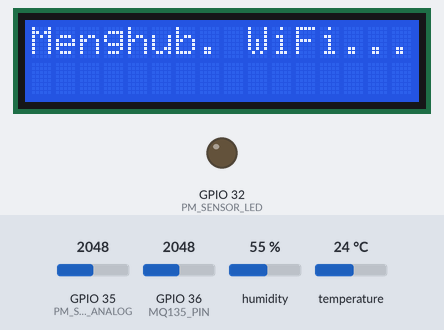
A sketch run on a simulated ESP32. On the bench: 16×2 character LCD, output pins drawn as LEDs (lit = HIGH). Inputs (shaded band) come from the test bench; at power-on: GPIO 35 (PM_SENSOR_ANALOG) = 2048, GPIO 36 (MQ135_PIN) = 2048, humidity 55 %, temperature 24 °C. WiFi joins after 1.5 s; servers stay silent unless stated; uploads are accepted with an empty reply; what the sketch prints to the serial monitor is not drawn.

Above: at 0.1 s.
At 3.0 s:
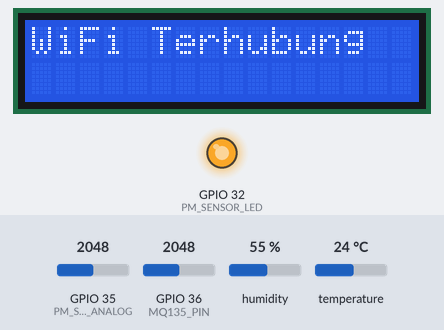
At 20.1 s:
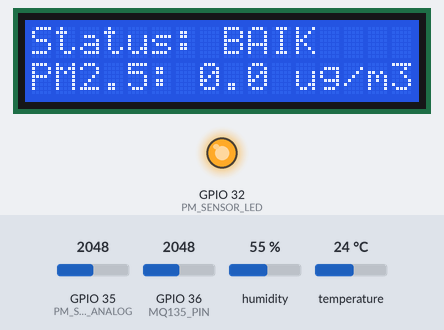
At 35.2 s:
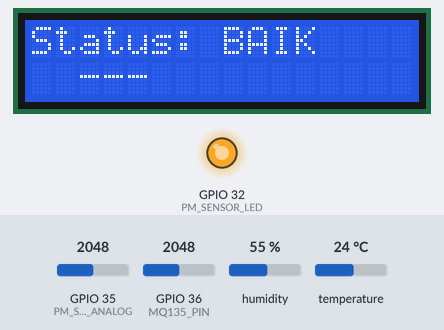
Timing chart, 0 to 36.7 s (numbered marks = the images above):
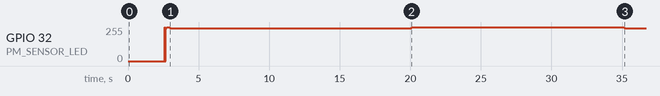

Measured:
- by itself, GPIO 32 (PM_SENSOR_LED): 0/255 → 247/255 at 2.6 s, → 255/255 0.14 s later, → 244/255 0.23 s later, → 255/255 17.1 s later, … (5 changes in this stretch)
- what the display in image 1 shows lasts 18.5 s, from 1.6 s to 20.1 s
- what the display in image 2 shows lasts 5.0 s, from 20.1 s to 25.1 s

The sketch:

Kode_Program_Skripsi_adapenjelasannya.ino
```cpp
// Deklarasi Library
// Bagian ini berisi 'include' untuk pustaka-pustaka eksternal yang diperlukan sistem.
// Pustaka ini memungkinkan fungsi seperti konektivitas WiFi, komunikasi HTTP,
// pembacaan sensor, kontrol LCD I2C, dan operasi matematika.
#include <WiFi.h>
#include <HTTPClient.h>
#include <DHT.h>
#include <Wire.h>
#include <LiquidCrystal_I2C.h>
#include <math.h>

// Konfigurasi Perangkat Keras
// Blok ini mendefinisikan pin-pin GPIO ESP32 yang terhubung ke masing-masing sensor
// dan LCD, serta membuat objek untuk interaksi dengan komponen-komponen tersebut.
#define DHTPIN 4              // Pin untuk sensor DHT22 (suhu & kelembaban)
#define DHTTYPE DHT22         // Tipe sensor DHT yang digunakan
DHT dht(DHTPIN, DHTTYPE);     // Objek untuk sensor DHT

#define MQ135_PIN 36          // Pin analog untuk sensor gas MQ-135
#define PM_SENSOR_LED 32      // Pin digital untuk mengontrol LED IR pada sensor PM2.5
#define PM_SENSOR_ANALOG 35   // Pin analog untuk membaca output dari sensor PM2.5
LiquidCrystal_I2C lcd(0x27, 16, 2); // Objek untuk LCD I2C (alamat 0x27, 16 kolom, 2 baris)

// NILAI INI HASIL KALIBRASI YANG STABIL
// Konstanta kalibrasi untuk sensor MQ-135 dan PM2.5.
// Nilai-nilai ini digunakan untuk mengonversi pembacaan sensor mentah
// menjadi satuan yang bermakna (PPM untuk gas, µg/m³ untuk PM2.5).
const float RZERO = 20.35;        // Resistansi sensor MQ-135 di udara bersih
const float RLOAD = 10.0;         // Resistansi beban seri untuk MQ-135
const float PARA = 116.6020682;   // Konstanta A dalam rumus konversi PPM (MQ-135)
const float PARB = 2.769034857;   // Konstanta B dalam rumus konversi PPM (MQ-135)
// --------------------------------------------------------

// --- Konfigurasi Jaringan & Server ---
// Blok ini berisi kredensial jaringan Wi-Fi dan alamat server tujuan
// tempat data akan dikirimkan.
const char* ssid = "LANTAI 2";                      // Nama jaringan Wi-Fi
const char* password = "bentardiliatdulu";          // Kata sandi jaringan Wi-Fi
const char* serverName = "http://192.168.20.123/project_skripsi/simpan_data.php"; // URL server penerima data

// --- Variabel untuk Timer Pengiriman Data ---
// Mengatur interval waktu non-blocking untuk pengiriman data ke server.
const long intervalKirim = 180000; // Data dikirim setiap 3 menit (180.000 ms)
unsigned long waktuKirimTerakhir = 0; // Menyimpan waktu pengiriman terakhir

// --- Variabel untuk Timer Tampilan LCD ---
// Mengatur interval waktu non-blocking untuk pergantian mode tampilan pada LCD.
const long intervalTampilLCD = 20000; // Tampilan LCD berganti mode setiap 20 detik
unsigned long waktuTampilTerakhir = 0; // Menyimpan waktu tampilan LCD terakhir

// --- Variabel untuk Timer Update Status & Rekomendasi ---
// Mengatur interval waktu non-blocking untuk perhitungan dan stabilisasi
// nilai Status ISPU dan Rekomendasi yang akan ditampilkan/dikirim.
const long intervalUpdateStatusRekomendasi = 30000; // Status dihitung ulang setiap 30 detik
unsigned long waktuUpdateStatusRekomendasiTerakhir = 0; // Waktu update status terakhir
float pm25_terakhir_untuk_status = 0; // Nilai PM2.5 stabil untuk status
String statusIspu_terakhir = "BAIK"; // Status ISPU yang stabil
String rekomendasi_terakhir = ""; // Rekomendasi yang stabil

// --- Fungsi-fungsi Bantu (Helper) ---

// Fungsi untuk menghitung PPM (Parts Per Million) dari sensor MQ-135.
// Membaca nilai analog, mengonversi ke tegangan, menghitung resistansi sensor (Rs),
// rasio resistansi (Rs/R0), lalu mengonversi ke PPM menggunakan rumus pangkat.
float getMq135PPM() {
  int adc_val = analogRead(MQ135_PIN);
  float v_out = (float)adc_val * (3.3 / 4095.0);
  if (v_out < 0.01) return 0; // Pengaman untuk menghindari pembagian dengan nol
  float Rs = ((3.3 * RLOAD) / v_out) - RLOAD;
  if (Rs < 0) Rs = 0; // Pastikan Rs tidak negatif
  float ratio = Rs / RZERO;
  if (ratio <= 0) return 0; // Pengaman
  float ppm = PARA * pow(ratio, -PARB); // Menggunakan fungsi pow() dari math.h
  return ppm;
}

// Fungsi konversi nilai float ke String dengan jumlah desimal tertentu.
String floatToString(float val, int dec) {
  char b[20];
  dtostrf(val, 1, dec, b);
  return String(b);
}

// --- Fungsi untuk membaca nilai PM2.5 dari sensor GP2Y1010AU0F (Dengan Smoothing Filter) ---
// Fungsi ini membaca nilai dari sensor PM2.5, melakukan averaging (smoothing)
// dari beberapa sampel untuk menstabilkan data, dan mengonversinya menjadi
// konsentrasi PM2.5 dalam µg/m³.
float bacaPM25() {
  const int NUM_SAMPLES = 10; // Jumlah sampel untuk dirata-ratakan
  float sum_volt = 0;

  for (int i = 0; i < NUM_SAMPLES; i++) {
    digitalWrite(PM_SENSOR_LED, LOW); // Nyalakan LED IR sensor
    delayMicroseconds(280);
    int val = analogRead(PM_SENSOR_ANALOG); // Baca nilai analog
    delayMicroseconds(40);
    digitalWrite(PM_SENSOR_LED, HIGH); // Matikan LED IR
    delayMicroseconds(9680); // Total siklus pembacaan 10ms
    sum_volt += (float)val * (3.3 / 4095.0); // Konversi ke tegangan dan jumlahkan
  }
  float volt = sum_volt / NUM_SAMPLES; // Rata-ratakan tegangan dari N sampel

  // Debugging: Cetak nilai rata-rata Volt PM2.5
  Serial.println("DEBUG bacaPM25() - Avg Volt: " + String(volt, 3) + "V");

  const float V_NO_DUST = 0.25;     // DIKOREKSI: Tegangan ambang batas untuk PM2.5 dianggap 0 (kalibrasi)
  const float SENSITIVITY = 0.005; // Sensitivitas sensor dalam V/(µg/m³)

  float pm25_density = 0; // Inisialisasi density PM2.5

  if (volt > V_NO_DUST) {
    pm25_density = (volt - V_NO_DUST) / SENSITIVITY;
  }

  // Filter opsional untuk nilai PM2.5 yang sangat kecil
  if (pm25_density < 0.1 && pm25_density > 0) {
    pm25_density = 0.1;
  }
  if (pm25_density < 0) {
    pm25_density = 0;
  }

  return pm25_density; // Mengembalikan nilai PM2.5 dalam µg/m³
}

// Fungsi untuk mendapatkan Status ISPU (Indeks Standar Pencemar Udara)
// berdasarkan nilai PM2.5, sesuai PermenLHK No. 14 Tahun 2020.
String getStatusIspu(float pm25) {
  if (pm25 <= 15.4) return "BAIK";
  if (pm25 <= 55.4) return "SEDANG";
  if (pm25 <= 150.4) return "TIDAK SEHAT";
  if (pm25 <= 250.4) return "SANGAT_TDK_SEHAT";
  return "BERBAHAYA";
}

// Fungsi untuk mendapatkan pesan rekomendasi berdasarkan suhu, kelembaban, dan konsentrasi gas.
// Pesan ini melengkapi informasi Status ISPU dan memberikan saran kontekstual.
String getRekomendasi(float temperature, float humidity, float gas_ppm) {
  String suhu_text, lembab_text, gas_text;

  // Kondisi untuk Suhu
  if (temperature >= 34) { suhu_text = "Suhu panas (" + String(temperature, 1) + "C). "; }
  else if (temperature < 23) { suhu_text = "Suhu sejuk (" + String(temperature, 1) + "C). "; }
  else { suhu_text = "Suhu nyaman (" + String(temperature, 1) + "C). "; }

  // Kondisi untuk Kelembaban
  if (humidity >= 90) { lembab_text = "Kelembapan tinggi (" + String(humidity, 0) + "%)."; }
  else if (humidity <= 35) { lembab_text = "Kelembapan rendah (" + String(humidity, 0) + "%)."; }
  else { lembab_text = "Kelembapan ideal (" + String(humidity, 0) + "%)."; }

  // Kondisi untuk Gas (menampilkan nilainya juga)
  if (gas_ppm >= 800) {
    gas_text = " Terdeteksi gas asing/sirkulasi buruk (" + String(gas_ppm, 0) + " PPM).";
  } else {
    gas_text = " Kualitas udara normal (" + String(gas_ppm, 0) + " PPM).";
  }

  return suhu_text + lembab_text + gas_text;
}

// --- Fungsi untuk Menampilkan Status, PM2.5, dan Rekomendasi di LCD (dengan Scrolling) ---
// Fungsi ini mengelola tampilan informasi di layar LCD 16x2.
// Menampilkan status ISPU dan nilai PM2.5, kemudian menggulir pesan rekomendasi.
void tampilkanLayarStatusDanScroll(String status, String rekomendasi, float pm25_val) {
  const int SCROLL_DELAY = 350; // Kecepatan scrolling per karakter (ms)
  const long MINIMUM_DISPLAY_TIME_STATUS_PM25 = 5000; // Durasi tampilan Status + PM2.5 awal (5 detik)
  const long MINIMUM_DISPLAY_TIME_SCROLL = 10000; // Durasi minimal tampilan scrolling (10 detik)

  // Fase 1: Tampilan Awal Status dan Nilai PM2.5 (ditahan)
  lcd.clear();
  lcd.setCursor(0, 0);
  lcd.print("Status: " + status);
  lcd.setCursor(0, 1);
  lcd.print("PM2.5: " + String(pm25_val, 1) + " ug/m3");

  // Menahan tampilan ini selama beberapa detik agar terlihat jelas
  unsigned long startTimeFixedDisplay = millis();
  while (millis() - startTimeFixedDisplay < MINIMUM_DISPLAY_TIME_STATUS_PM25) {
      delay(1); // Delay sangat kecil agar tetap responsif
  }

  // Fase 2: Lanjut ke Tampilan Scrolling Rekomendasi
  lcd.clear(); // Bersihkan LCD untuk tampilan scrolling
  lcd.setCursor(0,0);
  lcd.print("Status: " + status); // Tampilkan Status lagi di baris 0

  String textToScroll = " " + rekomendasi + " --- ";
  int textLen = textToScroll.length();

  long waktuScrollTotal = (long)textLen * SCROLL_DELAY;
  long durasiTampilanScroll = max(waktuScrollTotal, MINIMUM_DISPLAY_TIME_SCROLL);

  Serial.printf("Teks scroll: %d karakter. Butuh %ld ms. Tampil scroll selama %ld ms.\n", textLen, waktuScrollTotal, durasiTampilanScroll);

  int scrollIndex = 0;
  unsigned long startTimeScroll = millis();
  unsigned long lastScrollTime = 0;

  while (millis() - startTimeScroll < durasiTampilanScroll) {
    if (millis() - lastScrollTime > SCROLL_DELAY) {
      lcd.setCursor(0, 1); // Scrolling di baris 1
      String sub = textToScroll.substring(scrollIndex, scrollIndex + 16);
      lcd.print(sub);

      scrollIndex++;
      if (scrollIndex > (textLen - 16)) {
        scrollIndex = 0;
      }
      lastScrollTime = millis();
    }
    delay(1); // Delay kecil untuk stabilitas loop
  }
}


// --- Fungsi Setup (Inisialisasi) ---
// Fungsi ini dieksekusi satu kali di awal program.
// Tugasnya adalah menginisialisasi komunikasi, sensor, LCD, dan Wi-Fi.
void setup() {
  Serial.begin(115200);
  dht.begin();
  lcd.init();
  lcd.backlight();
  lcd.setCursor(0, 0);
  lcd.print("Menghub. WiFi...");
  pinMode(PM_SENSOR_LED, OUTPUT);
  WiFi.begin(ssid, password);
  while (WiFi.status() != WL_CONNECTED) {
    delay(500);
    Serial.print(".");
  }
  lcd.clear();
  lcd.setCursor(0, 0);
  lcd.print("WiFi Terhubung");
  delay(1000); // Delay singkat untuk melihat pesan
}

// --- Fungsi Loop Utama ---
// Ini adalah fungsi utama yang berjalan terus-menerus setelah setup().
// Mengatur pembacaan sensor, update LCD, dan pengiriman data secara non-blocking.
void loop() {
  float temperature = dht.readTemperature();
  float humidity = dht.readHumidity();
  // Tangani kegagalan pembacaan DHT tanpa memblokir
  if (isnan(temperature) || isnan(humidity)) {
    Serial.println("Gagal DHT. Membaca ulang...");
    return; // Keluar dari loop dan coba lagi di iterasi berikutnya
  }

  float gas_ppm = getMq135PPM();
  float pm25 = bacaPM25(); // Ambil nilai PM2.5 (sudah di-smoothing)

  // Hitung status dan rekomendasi (ini adalah nilai 'instan' untuk referensi)
  String statusIspu = getStatusIspu(pm25);
  statusIspu.replace("_", " "); // Ganti underscore dengan spasi untuk tampilan
  String rekomendasi = getRekomendasi(temperature, humidity, gas_ppm);

  unsigned long waktuSekarang = millis(); // Ambil waktu saat ini untuk semua timer

  // --- LOGIKA UPDATE STATUS ISPU & REKOMENDASI BERBASIS WAKTU ---
  // Status ISPU dan Rekomendasi hanya akan diperbarui setiap intervalUpdateStatusRekomendasi (30 detik).
  // Ini untuk menstabilkan tampilan status dan data yang dikirim/dicatat.
  if (waktuSekarang - waktuUpdateStatusRekomendasiTerakhir >= intervalUpdateStatusRekomendasi) {
    waktuUpdateStatusRekomendasiTerakhir = waktuSekarang; // Reset timer update status

    // Simpan nilai PM2.5, Status ISPU, dan Rekomendasi yang akan dianggap "stabil"
    pm25_terakhir_untuk_status = pm25;
    statusIspu_terakhir = getStatusIspu(pm25_terakhir_untuk_status);
    statusIspu_terakhir.replace("_", " ");
    rekomendasi_terakhir = getRekomendasi(temperature, humidity, gas_ppm);

    // Debugging: Cetak status & rekomendasi yang baru dihitung (setiap 30 detik)
    Serial.println("--- STATUS & REKOMENDASI BARU DIHITUNG (Setiap 30 Detik) ---");
    Serial.println("PM2.5 (untuk Status): " + String(pm25_terakhir_untuk_status, 1) +
                    " | Status ISPU: " + statusIspu_terakhir + " | Rekomendasi: " + rekomendasi_terakhir);
  }

  // --- Logika Pengaturan Tampilan LCD (Non-blocking) ---
  // Tampilan LCD akan berganti mode setiap intervalTampilLCD (20 detik).
  // Menggunakan status dan rekomendasi yang terakhir dihitung (yang lebih stabil).
  if (waktuSekarang - waktuTampilTerakhir >= intervalTampilLCD) {
    waktuTampilTerakhir = waktuSekarang; // Reset timer tampilan LCD

    // Variabel static untuk mengontrol pergantian mode tampilan LCD
    static bool tampilkanLayarStatusMode1 = true;

    if (tampilkanLayarStatusMode1) {
      // Mode 1: Menampilkan Status ISPU dan Rekomendasi (dengan Scrolling)
      // Debugging: Cetak saat LCD Mode 1 diperbarui
      Serial.println("--- LCD Mode 1 (Status & Rekomendasi) Updated ---");
      Serial.println("PM2.5: " + String(pm25_terakhir_untuk_status, 1) + " | T:" + String(temperature, 1) +
                      "C | H:" + String(humidity, 0) + "% | Gas: " + String(gas_ppm, 0) + " PPM | Status ISPU: " + statusIspu_terakhir +
                        " | Rekomendasi: " + rekomendasi_terakhir);
      // Panggil fungsi tampil LCD dengan nilai stabil
      tampilkanLayarStatusDanScroll(statusIspu_terakhir, rekomendasi_terakhir, pm25_terakhir_untuk_status);
    } else {
      // Mode 2: Menampilkan nilai sensor mentah (Suhu, Kelembaban, Gas, PM2.5)
      // Debugging: Cetak saat LCD Mode 2 diperbarui
      Serial.println("--- LCD Mode 2 (Raw Data) Updated ---");
      Serial.println("PM2.5: " + String(pm25, 1) + " | T:" + String(temperature, 1) + "C | H:" +
                     String(humidity, 0) + "% | Gas: " + String(gas_ppm, 0) + " PPM | Status ISPU: " +
                     getStatusIspu(pm25) + " | Rekomendasi: " + getRekomendasi(temperature, humidity, gas_ppm));
      // Tampilkan nilai mentah di LCD
      lcd.clear();
      lcd.setCursor(0,0);
      lcd.print("T:" + String(temperature, 1) + " H:" + String(humidity, 0) + "%");
      lcd.setCursor(0,1);
      lcd.print("G:" + String(gas_ppm, 0) + " P:" + String(pm25, 1));
    }
    // Toggle status untuk mode tampilan berikutnya
    tampilkanLayarStatusMode1 = !tampilkanLayarStatusMode1;
  }
  // --- Akhir Logika Tampilan LCD ---


  // --- Logika Pengiriman Data ke Server (Non-blocking, setiap intervalKirim) ---
  // Data yang dikirim ke server adalah nilai status dan rekomendasi yang stabil
  if (WiFi.status() == WL_CONNECTED && (waktuSekarang - waktuKirimTerakhir >= intervalKirim || waktuKirimTerakhir == 0)) {
    waktuKirimTerakhir = waktuSekarang; // Reset timer pengiriman

    HTTPClient http;
    http.begin(serverName);
    http.addHeader("Content-Type", "application/x-www-form-urlencoded");

    // Membangun string data POST dengan semua parameter, menggunakan nilai stabil
    String postData = "temperature=" + floatToString(temperature, 2)
                      + "&humidity=" + floatToString(humidity, 2)
                      + "&gas=" + String(gas_ppm, 2)
                      + "&pm25=" + floatToString(pm25_terakhir_untuk_status, 2)
                      + "&status_ispu=" + statusIspu_terakhir
                      + "&rekomendasi=" + rekomendasi_terakhir;

    // Debugging: Cetak info pengiriman data ke Serial Monitor
    Serial.println("--- MENGIRIM DATA KE SERVER (Interval 3 Menit) ---");
    Serial.println("Data: " + postData);

    int httpResponseCode = http.POST(postData);
    if (httpResponseCode > 0) {
      Serial.printf("HTTP Response code: %d\n", httpResponseCode);
    } else {
      Serial.printf("HTTP Error code: %d\n", httpResponseCode);
    }
    http.end();
  }
}
```
